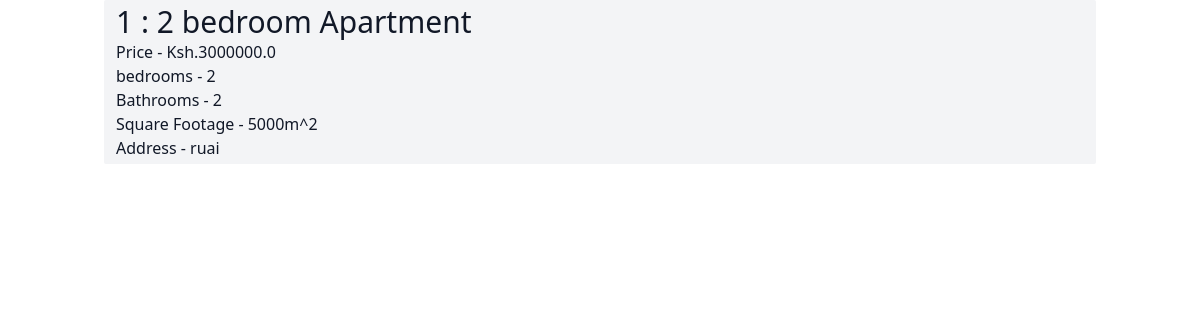
Screenshot of /all_listings/single_listing/1 with the database file from the repository.
### elevate/models.py (models this page shows, shortened)
class Listing(models.Model):
    title = models.CharField(max_length=200)
    price = models.FloatField()
    number_of_bedrooms = models.IntegerField()
    number_of_bathrooms = models.IntegerField()
    square_footage = models.IntegerField()
    address = models.CharField(max_length=100)
    image = models.ImageField()

### elevate/views.py (the view)
# urls.py: path('all_listings/single_listing/<pk>', views.single_listing, name='single_listing'),
def single_listing(request, pk):
    single_listing = Listing.objects.get(id=pk)
    context = {
        'listing':single_listing
    }
    return render(request, 'listing.html', context)

### elevate/templates/listing.html (shortened to what this page needs)
{% extends 'base.html' %}
    {% block content %}
    <div class="px-3 py-1 bg-gray-100 rounded-sm">
      <h3 class="text-3xl text-gray-900">
        {{ listing.id }} : {{ listing.title }}
      </h3>
      <p class="text-gray-900">Price - Ksh.{{ listing.price }}</p>
      <p class="text-gray-900">bedrooms - {{ listing.number_of_bedrooms }}</p>
      <p class="text-gray-900">Bathrooms - {{ listing.number_of_bathrooms }}</p>
      <p class="text-gray-900">
        Square Footage - {{ listing.square_footage }}m^2
      </p>
      <p class="text-gray-900">Address - {{ listing.address }}</p>
    </div>
    {% endblock content %}

### rows the page displays
Listing: id "1", title "2 bedroom Apartment", price "3000000.0", number_of_bedrooms "2", number_of_bathrooms "2", square_footage "5000", address "ruai"
